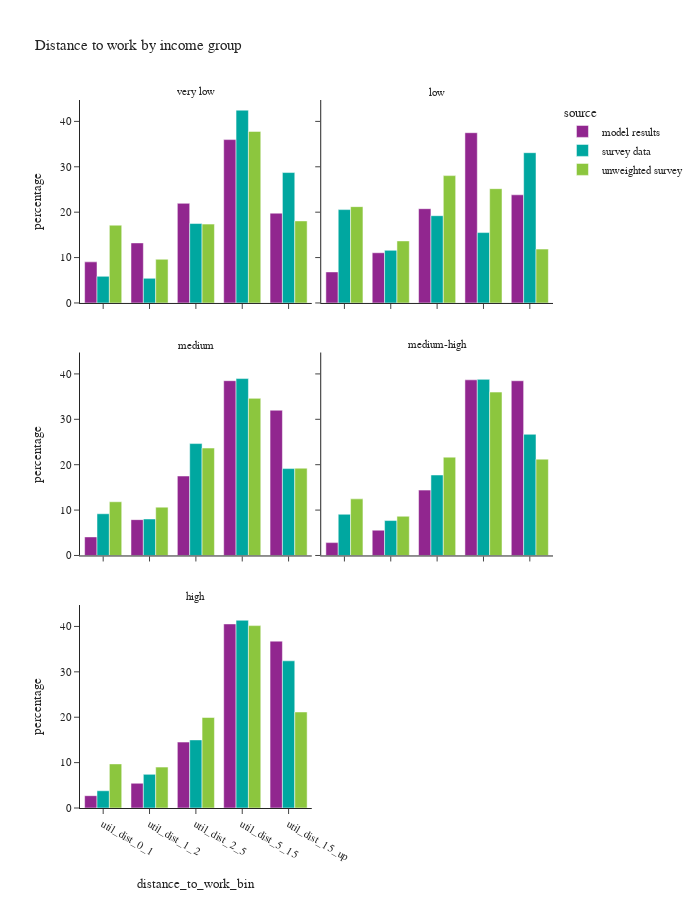

This figure's notebook cell:
### Code cell
df_plot = per_data.loc[(per_data['is_worker']) & (per_data['distance_to_work_bin'] != float('nan'))].groupby(['source','hhincome_group','distance_to_work_bin'])['person_weight'].sum().reset_index()
df_plot['percentage'] = df_plot.groupby(['source','hhincome_group'], group_keys=False)['person_weight']. \
    apply(lambda x: 100 * x / float(x.sum()))
# df_plot

fig = px.bar(df_plot, x="distance_to_work_bin", y="percentage", color="source",barmode="group",
             facet_col="hhincome_group", facet_col_wrap=2,
             title="Distance to work by income group")
fig.for_each_annotation(lambda a: a.update(text = a.text.split("=")[-1]))
fig.update_layout(height=900, width=700, font=dict(size=11))
fig.show()

### Figure 1 — Plotly figure (JSON) as saved in the notebook; plotly's stock layout.template omitted (floating-point values rounded to 4 significant figures)
{"data": [{"alignmentgroup": "True", "hovertemplate": "source=model results<br>hhincome_group=very low<br>distance_to_work_bin=%{x}<br>percentage=%{y}<extra></extra>", "legendgroup": "model results", "marker": {"color": "#91268F", "pattern": {"shape": ""}}, "name": "model results", "offsetgroup": "model results", "orientation": "v", "showlegend": true, "textposition": "auto", "type": "bar", "x": ["util_dist_0_1", "util_dist_1_2", "util_dist_2_5", "util_dist_5_15", "util_dist_15_up"], "xaxis": "x5", "y": [9.052, 13.23, 21.95, 35.99, 19.78], "yaxis": "y5"}, {"alignmentgroup": "True", "hovertemplate": "source=model results<br>hhincome_group=low<br>distance_to_work_bin=%{x}<br>percentage=%{y}<extra></extra>", "legendgroup": "model results", "marker": {"color": "#91268F", "pattern": {"shape": ""}}, "name": "model results", "offsetgroup": "model results", "orientation": "v", "showlegend": false, "textposition": "auto", "type": "bar", "x": ["util_dist_0_1", "util_dist_1_2", "util_dist_2_5", "util_dist_5_15", "util_dist_15_up"], "xaxis": "x6", "y": [6.835, 11.06, 20.77, 37.51, 23.83], "yaxis": "y6"}, {"alignmentgroup": "True", "hovertemplate": "source=model results<br>hhincome_group=medium<br>distance_to_work_bin=%{x}<br>percentage=%{y}<extra></extra>", "legendgroup": "model results", "marker": {"color": "#91268F", "pattern": {"shape": ""}}, "name": "model results", "offsetgroup": "model results", "orientation": "v", "showlegend": false, "textposition": "auto", "type": "bar", "x": ["util_dist_0_1", "util_dist_1_2", "util_dist_2_5", "util_dist_5_15", "util_dist_15_up"], "xaxis": "x3", "y": [4.091, 7.893, 17.51, 38.51, 32.0], "yaxis": "y3"}, {"alignmentgroup": "True", "hovertemplate": "source=model results<br>hhincome_group=medium-high<br>distance_to_work_bin=%{x}<br>percentage=%{y}<extra></extra>", "legendgroup": "model results", "marker": {"color": "#91268F", "pattern": {"shape": ""}}, "name": "model results", "offsetgroup": "model results", "orientation": "v", "showlegend": false, "textposition": "auto", "type": "bar", "x": ["util_dist_0_1", "util_dist_1_2", "util_dist_2_5", "util_dist_5_15", "util_dist_15_up"], "xaxis": "x4", "y": [2.836, 5.573, 14.4, 38.7, 38.49], "yaxis": "y4"}, {"alignmentgroup": "True", "hovertemplate": "source=model results<br>hhincome_group=high<br>distance_to_work_bin=%{x}<br>percentage=%{y}<extra></extra>", "legendgroup": "model results", "marker": {"color": "#91268F", "pattern": {"shape": ""}}, "name": "model results", "offsetgroup": "model results", "orientation": "v", "showlegend": false, "textposition": "auto", "type": "bar", "x": ["util_dist_0_1", "util_dist_1_2", "util_dist_2_5", "util_dist_5_15", "util_dist_15_up"], "xaxis": "x", "y": [2.713, 5.447, 14.52, 40.55, 36.76], "yaxis": "y"}, {"alignmentgroup": "True", "hovertemplate": "source=survey data<br>hhincome_group=very low<br>distance_to_work_bin=%{x}<br>percentage=%{y}<extra></extra>", "legendgroup": "survey data", "marker": {"color": "#00A7A0", "pattern": {"shape": ""}}, "name": "survey data", "offsetgroup": "survey data", "orientation": "v", "showlegend": true, "textposition": "auto", "type": "bar", "x": ["util_dist_0_1", "util_dist_1_2", "util_dist_2_5", "util_dist_5_15", "util_dist_15_up"], "xaxis": "x5", "y": [5.867, 5.426, 17.5, 42.48, 28.73], "yaxis": "y5"}, {"alignmentgroup": "True", "hovertemplate": "source=survey data<br>hhincome_group=low<br>distance_to_work_bin=%{x}<br>percentage=%{y}<extra></extra>", "legendgroup": "survey data", "marker": {"color": "#00A7A0", "pattern": {"shape": ""}}, "name": "survey data", "offsetgroup": "survey data", "orientation": "v", "showlegend": false, "textposition": "auto", "type": "bar", "x": ["util_dist_0_1", "util_dist_1_2", "util_dist_2_5", "util_dist_5_15", "util_dist_15_up"], "xaxis": "x6", "y": [20.57, 11.6, 19.22, 15.5, 33.11], "yaxis": "y6"}, {"alignmentgroup": "True", "hovertemplate": "source=survey data<br>hhincome_group=medium<br>distance_to_work_bin=%{x}<br>percentage=%{y}<extra></extra>", "legendgroup": "survey data", "marker": {"color": "#00A7A0", "pattern": {"shape": ""}}, "name": "survey data", "offsetgroup": "survey data", "orientation": "v", "showlegend": false, "textposition": "auto", "type": "bar", "x": ["util_dist_0_1", "util_dist_1_2", "util_dist_2_5", "util_dist_5_15", "util_dist_15_up"], "xaxis": "x3", "y": [9.192, 8.041, 24.65, 38.97, 19.15], "yaxis": "y3"}, {"alignmentgroup": "True", "hovertemplate": "source=survey data<br>hhincome_group=medium-high<br>distance_to_work_bin=%{x}<br>percentage=%{y}<extra></extra>", "legendgroup": "survey data", "marker": {"color": "#00A7A0", "pattern": {"shape": ""}}, "name": "survey data", "offsetgroup": "survey data", "orientation": "v", "showlegend": false, "textposition": "auto", "type": "bar", "x": ["util_dist_0_1", "util_dist_1_2", "util_dist_2_5", "util_dist_5_15", "util_dist_15_up"], "xaxis": "x4", "y": [9.076, 7.696, 17.73, 38.8, 26.7], "yaxis": "y4"}, {"alignmentgroup": "True", "hovertemplate": "source=survey data<br>hhincome_group=high<br>distance_to_work_bin=%{x}<br>percentage=%{y}<extra></extra>", "legendgroup": "survey data", "marker": {"color": "#00A7A0", "pattern": {"shape": ""}}, "name": "survey data", "offsetgroup": "survey data", "orientation": "v", "showlegend": false, "textposition": "auto", "type": "bar", "x": ["util_dist_0_1", "util_dist_1_2", "util_dist_2_5", "util_dist_5_15", "util_dist_15_up"], "xaxis": "x", "y": [3.8, 7.411, 15.0, 41.36, 32.43], "yaxis": "y"}, {"alignmentgroup": "True", "hovertemplate": "source=unweighted survey<br>hhincome_group=very low<br>distance_to_work_bin=%{x}<br>percentage=%{y}<extra></extra>", "legendgroup": "unweighted survey", "marker": {"color": "#8CC63E", "pattern": {"shape": ""}}, "name": "unweighted survey", "offsetgroup": "unweighted survey", "orientation": "v", "showlegend": true, "textposition": "auto", "type": "bar", "x": ["util_dist_0_1", "util_dist_1_2", "util_dist_2_5", "util_dist_5_15", "util_dist_15_up"], "xaxis": "x5", "y": [17.14, 9.624, 17.37, 37.79, 18.08], "yaxis": "y5"}, {"alignmentgroup": "True", "hovertemplate": "source=unweighted survey<br>hhincome_group=low<br>distance_to_work_bin=%{x}<br>percentage=%{y}<extra></extra>", "legendgroup": "unweighted survey", "marker": {"color": "#8CC63E", "pattern": {"shape": ""}}, "name": "unweighted survey", "offsetgroup": "unweighted survey", "orientation": "v", "showlegend": false, "textposition": "auto", "type": "bar", "x": ["util_dist_0_1", "util_dist_1_2", "util_dist_2_5", "util_dist_5_15", "util_dist_15_up"], "xaxis": "x6", "y": [21.22, 13.67, 28.06, 25.18, 11.87], "yaxis": "y6"}, {"alignmentgroup": "True", "hovertemplate": "source=unweighted survey<br>hhincome_group=medium<br>distance_to_work_bin=%{x}<br>percentage=%{y}<extra></extra>", "legendgroup": "unweighted survey", "marker": {"color": "#8CC63E", "pattern": {"shape": ""}}, "name": "unweighted survey", "offsetgroup": "unweighted survey", "orientation": "v", "showlegend": false, "textposition": "auto", "type": "bar", "x": ["util_dist_0_1", "util_dist_1_2", "util_dist_2_5", "util_dist_5_15", "util_dist_15_up"], "xaxis": "x3", "y": [11.83, 10.65, 23.67, 34.62, 19.23], "yaxis": "y3"}, {"alignmentgroup": "True", "hovertemplate": "source=unweighted survey<br>hhincome_group=medium-high<br>distance_to_work_bin=%{x}<br>percentage=%{y}<extra></extra>", "legendgroup": "unweighted survey", "marker": {"color": "#8CC63E", "pattern": {"shape": ""}}, "name": "unweighted survey", "offsetgroup": "unweighted survey", "orientation": "v", "showlegend": false, "textposition": "auto", "type": "bar", "x": ["util_dist_0_1", "util_dist_1_2", "util_dist_2_5", "util_dist_5_15", "util_dist_15_up"], "xaxis": "x4", "y": [12.47, 8.643, 21.66, 36.0, 21.23], "yaxis": "y4"}, {"alignmentgroup": "True", "hovertemplate": "source=unweighted survey<br>hhincome_group=high<br>distance_to_work_bin=%{x}<br>percentage=%{y}<extra></extra>", "legendgroup": "unweighted survey", "marker": {"color": "#8CC63E", "pattern": {"shape": ""}}, "name": "unweighted survey", "offsetgroup": "unweighted survey", "orientation": "v", "showlegend": false, "textposition": "auto", "type": "bar", "x": ["util_dist_0_1", "util_dist_1_2", "util_dist_2_5", "util_dist_5_15", "util_dist_15_up"], "xaxis": "x", "y": [9.717, 9.008, 19.94, 40.18, 21.15], "yaxis": "y"}], "layout": {"annotations": [{"font": {}, "showarrow": false, "text": "high", "x": 0.245, "xanchor": "center", "xref": "paper", "y": 0.2867, "yanchor": "bottom", "yref": "paper"}, {"font": {}, "showarrow": false, "text": "medium", "x": 0.245, "xanchor": "center", "xref": "paper", "y": 0.6433, "yanchor": "bottom", "yref": "paper"}, {"font": {}, "showarrow": false, "text": "medium-high", "x": 0.755, "xanchor": "center", "xref": "paper", "y": 0.6433, "yanchor": "bottom", "yref": "paper"}, {"font": {}, "showarrow": false, "text": "very low", "x": 0.245, "xanchor": "center", "xref": "paper", "y": 1.0, "yanchor": "bottom", "yref": "paper"}, {"font": {}, "showarrow": false, "text": "low", "x": 0.755, "xanchor": "center", "xref": "paper", "y": 1.0, "yanchor": "bottom", "yref": "paper"}], "barmode": "group", "font": {"size": 11}, "height": 900, "legend": {"title": {"text": "source"}, "tracegroupgap": 0}, "title": {"text": "Distance to work by income group"}, "width": 700, "xaxis": {"anchor": "y", "domain": [0.0, 0.49], "title": {"text": "distance_to_work_bin"}}, "xaxis2": {"anchor": "y2", "domain": [0.51, 1.0], "matches": "x", "title": {"text": "distance_to_work_bin"}}, "xaxis3": {"anchor": "y3", "domain": [0.0, 0.49], "matches": "x", "showticklabels": false}, "xaxis4": {"anchor": "y4", "domain": [0.51, 1.0], "matches": "x", "showticklabels": false}, "xaxis5": {"anchor": "y5", "domain": [0.0, 0.49], "matches": "x", "showticklabels": false}, "xaxis6": {"anchor": "y6", "domain": [0.51, 1.0], "matches": "x", "showticklabels": false}, "yaxis": {"anchor": "x", "domain": [0.0, 0.2867], "title": {"text": "percentage"}}, "yaxis2": {"anchor": "x2", "domain": [0.0, 0.2867], "matches": "y", "showticklabels": false}, "yaxis3": {"anchor": "x3", "domain": [0.3567, 0.6433], "matches": "y", "title": {"text": "percentage"}}, "yaxis4": {"anchor": "x4", "domain": [0.3567, 0.6433], "matches": "y", "showticklabels": false}, "yaxis5": {"anchor": "x5", "domain": [0.7133, 1.0], "matches": "y", "title": {"text": "percentage"}}, "yaxis6": {"anchor": "x6", "domain": [0.7133, 1.0], "matches": "y", "showticklabels": false}}}
